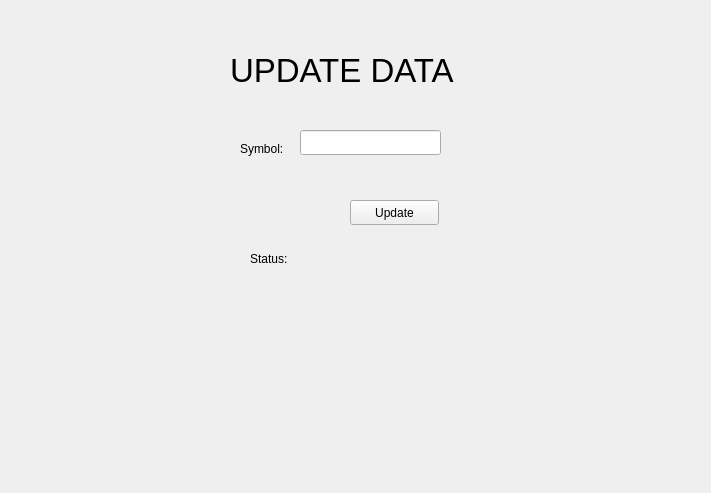
<?xml version="1.0" encoding="UTF-8"?>
<ui version="4.0">
 <class>Form</class>
 <widget class="QWidget" name="Form">
  <property name="geometry">
   <rect>
    <x>0</x>
    <y>0</y>
    <width>711</width>
    <height>493</height>
   </rect>
  </property>
  <property name="windowTitle">
   <string>Form</string>
  </property>
  <widget class="QLabel" name="label">
   <property name="geometry">
    <rect>
     <x>230</x>
     <y>40</y>
     <width>271</width>
     <height>61</height>
    </rect>
   </property>
   <property name="font">
    <font>
     <pointsize>25</pointsize>
    </font>
   </property>
   <property name="text">
    <string>UPDATE DATA</string>
   </property>
  </widget>
  <widget class="QLineEdit" name="lineEdit">
   <property name="geometry">
    <rect>
     <x>300</x>
     <y>130</y>
     <width>141</width>
     <height>25</height>
    </rect>
   </property>
  </widget>
  <widget class="QLabel" name="label_2">
   <property name="geometry">
    <rect>
     <x>240</x>
     <y>140</y>
     <width>67</width>
     <height>17</height>
    </rect>
   </property>
   <property name="text">
    <string>Symbol:</string>
   </property>
  </widget>
  <widget class="QPushButton" name="pushButton">
   <property name="geometry">
    <rect>
     <x>350</x>
     <y>200</y>
     <width>89</width>
     <height>25</height>
    </rect>
   </property>
   <property name="text">
    <string>Update</string>
   </property>
  </widget>
  <widget class="QLabel" name="StatusText">
   <property name="geometry">
    <rect>
     <x>300</x>
     <y>250</y>
     <width>331</width>
     <height>17</height>
    </rect>
   </property>
   <property name="text">
    <string/>
   </property>
  </widget>
  <widget class="QLabel" name="StatusLabel">
   <property name="geometry">
    <rect>
     <x>250</x>
     <y>250</y>
     <width>67</width>
     <height>17</height>
    </rect>
   </property>
   <property name="text">
    <string>Status:</string>
   </property>
  </widget>
 </widget>
 <resources/>
 <connections/>
</ui>
